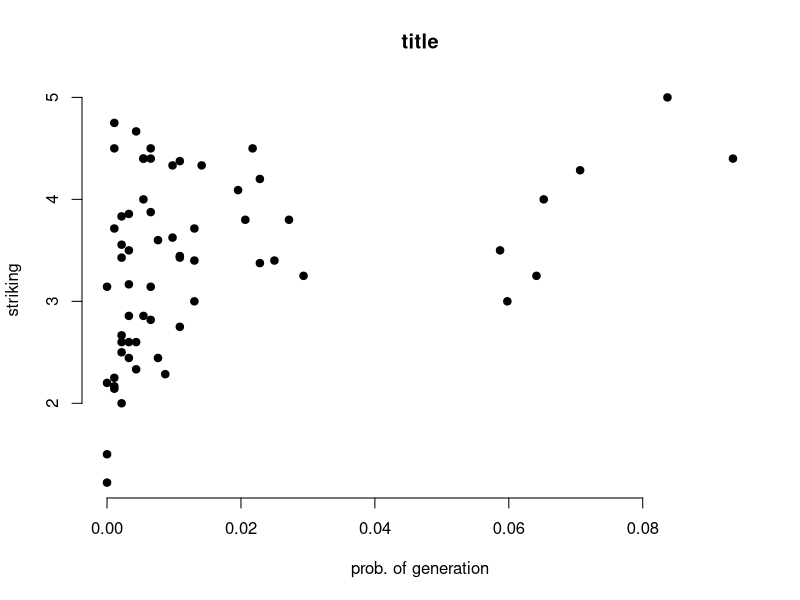
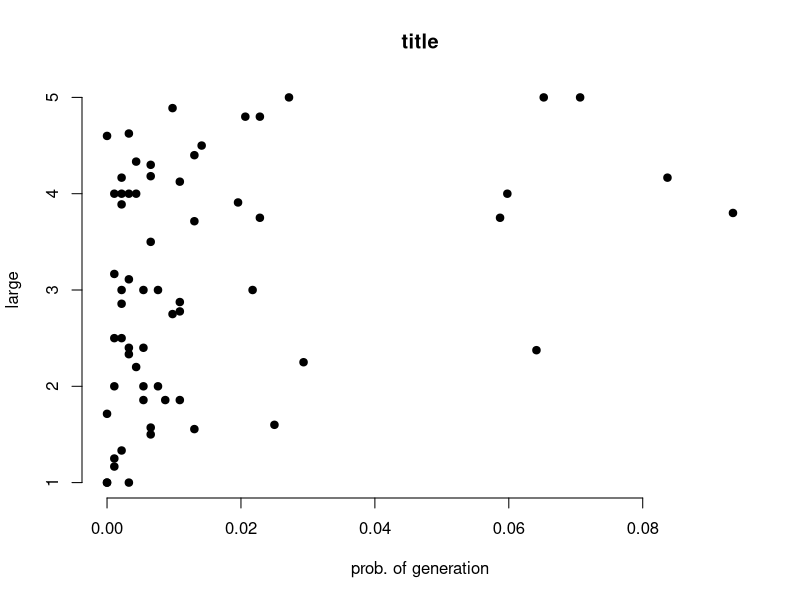
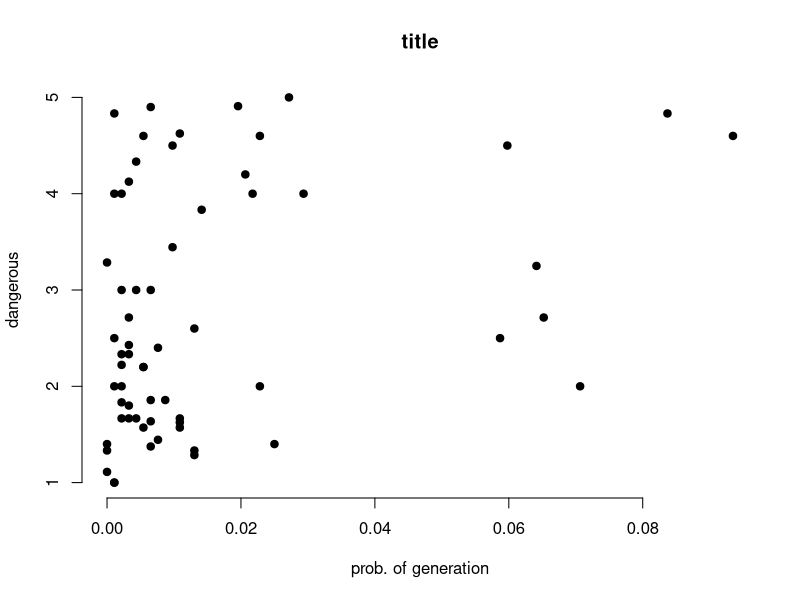
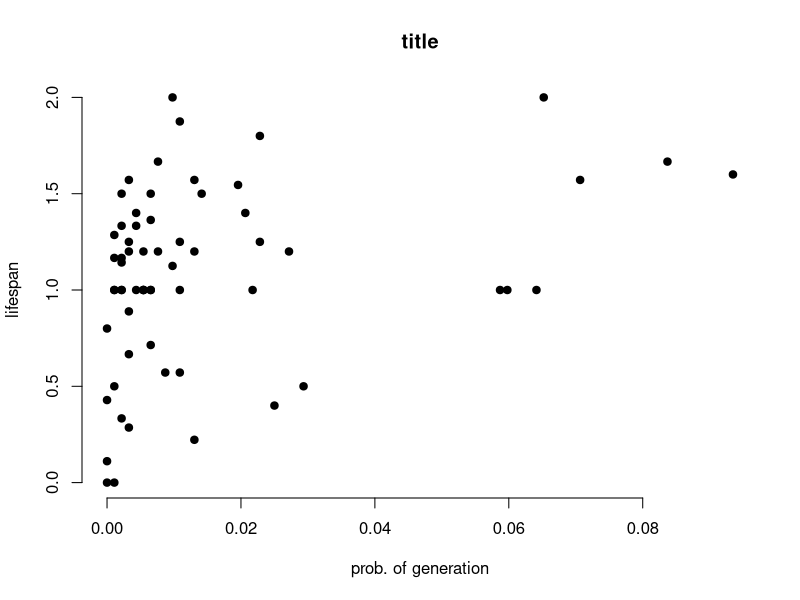
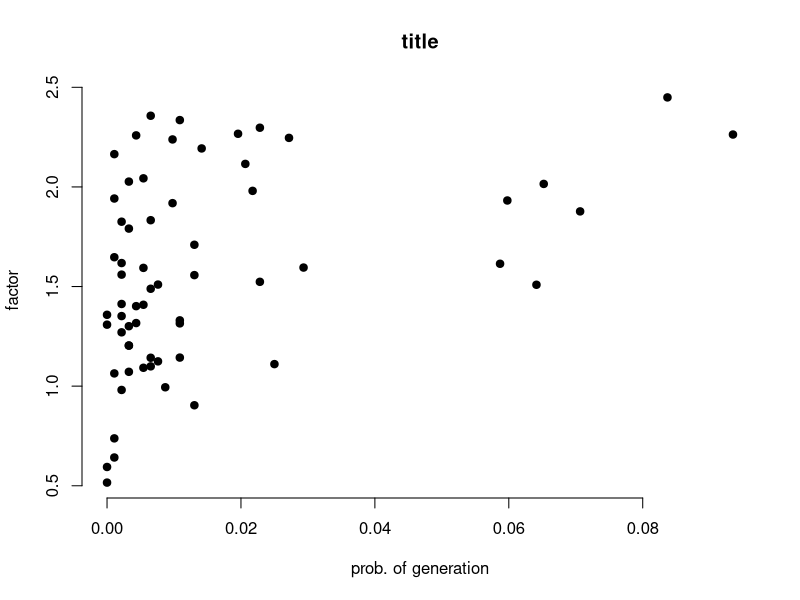

Source code (R) for these figures, in order:
genProbs = c(0.004347826086956522, 0.004347826086956522, 0, 0.002173913043478261, 0.002173913043478261, 0, 0.002173913043478261, 0.002173913043478261, 0.058695652173913045, 0.003260869565217391, 0.003260869565217391, 0.005434782608695652, 0.004347826086956522, 0, 0.003260869565217391, 0.003260869565217391, 0.003260869565217391, 0.07065217391304347, 0.0010869565217391304, 0.009782608695652175, 0.0010869565217391304, 0.09347826086956522, 0.020652173913043477, 0.002173913043478261, 0.013043478260869565, 0.0641304347826087, 0.029347826086956522, 0.08369565217391305, 0.005434782608695652, 0.007608695652173913, 0.005434782608695652, 0.06521739130434782, 0.010869565217391304, 0.02717391304347826, 0.021739130434782608, 0.003260869565217391, 0.01956521739130435, 0.025, 0.02282608695652174, 0.006521739130434782, 0.006521739130434782, 0.014130434782608696, 0.006521739130434782, 0.013043478260869565, 0.010869565217391304, 0.013043478260869565, 0.005434782608695652, 0.007608695652173913, 0.02282608695652174, 0.009782608695652175, 0.006521739130434782, 0, 0.002173913043478261, 0.0010869565217391304, 0.006521739130434782, 0.0010869565217391304, 0.010869565217391304, 0.0010869565217391304, 0.0010869565217391304, 0.010869565217391304, 0.059782608695652176, 0.002173913043478261, 0.008695652173913044)
striking = c(4.666666666666667, 2.6, 1.2222222222222223, 2.6666666666666665, 3.4285714285714284, 1.5, 3.5555555555555554, 2.6, 3.5, 2.4444444444444446, 3.857142857142857, 4.0, 2.3333333333333335, 3.142857142857143, 2.857142857142857, 3.1666666666666665, 3.5, 4.285714285714286, 3.7142857142857144, 4.333333333333333, 2.1666666666666665, 4.4, 3.8, 2.0, 3.0, 3.25, 3.25, 5.0, 4.4, 3.6, 4.4, 4.0, 3.4285714285714284, 3.8, 4.5, 2.6, 4.090909090909091, 3.4, 3.375, 3.875, 4.5, 4.333333333333333, 3.142857142857143, 3.4, 4.375, 3.7142857142857144, 2.857142857142857, 2.4444444444444446, 4.2, 3.625, 4.4, 2.2, 3.8333333333333335, 4.5, 2.8181818181818183, 4.75, 3.4444444444444446, 2.25, 2.142857142857143, 2.75, 3.0, 2.5, 2.2857142857142856)
dangerous = c(4.333333333333333, 3.0, 1.1111111111111112, 1.6666666666666667, 4.0, 1.3333333333333333, 2.2222222222222223, 2.0, 2.5, 1.6666666666666667, 2.4285714285714284, 2.2, 1.6666666666666667, 3.2857142857142856, 2.7142857142857144, 2.3333333333333335, 4.125, 2.0, 4.0, 3.4444444444444446, 1.0, 4.6, 4.2, 3.0, 1.3333333333333333, 3.25, 4.0, 4.833333333333333, 4.6, 2.4, 2.2, 2.7142857142857144, 1.5714285714285714, 5.0, 4.0, 1.8, 4.909090909090909, 1.4, 2.0, 1.375, 3.0, 3.8333333333333335, 1.8571428571428572, 2.6, 4.625, 1.2857142857142858, 1.5714285714285714, 1.4444444444444444, 4.6, 4.5, 4.9, 1.4, 1.8333333333333333, 4.833333333333333, 1.6363636363636365, 2.5, 1.6666666666666667, 1.0, 2.0, 1.625, 4.5, 2.3333333333333335, 1.8571428571428572)
lifespan = c(1.3333333333333333, 1.4, 0.1111111111111111, 1.1666666666666667, 1.1428571428571428, 0.0, 1.3333333333333333, 1.0, 1.0, 0.8888888888888888, 1.5714285714285714, 1.0, 1.0, 0.42857142857142855, 0.2857142857142857, 0.6666666666666666, 1.25, 1.5714285714285714, 1.2857142857142858, 2.0, 0.0, 1.6, 1.4, 1.5, 0.2222222222222222, 1.0, 0.5, 1.6666666666666667, 1.0, 1.2, 1.2, 2.0, 0.5714285714285714, 1.2, 1.0, 1.2, 1.5454545454545454, 0.4, 1.25, 1.0, 1.0, 1.5, 0.7142857142857143, 1.2, 1.875, 1.5714285714285714, 1.0, 1.6666666666666667, 1.8, 1.125, 1.5, 0.8, 1.0, 1.1666666666666667, 1.3636363636363635, 1.0, 1.0, 0.5, 1.0, 1.25, 1.0, 0.3333333333333333, 0.5714285714285714)
large = c(4.333333333333333, 2.2, 1.0, 4.166666666666667, 2.857142857142857, 1.0, 3.888888888888889, 3.0, 3.75, 3.111111111111111, 4.0, 2.0, 4.0, 1.7142857142857142, 1.0, 2.3333333333333335, 4.625, 5.0, 4.0, 4.888888888888889, 1.1666666666666667, 3.8, 4.8, 4.0, 1.5555555555555556, 2.375, 2.25, 4.166666666666667, 3.0, 3.0, 2.4, 5.0, 1.8571428571428572, 5.0, 3.0, 2.4, 3.909090909090909, 1.6, 3.75, 1.5, 3.5, 4.5, 1.5714285714285714, 4.4, 4.125, 3.7142857142857144, 1.8571428571428572, 2.0, 4.8, 2.75, 4.3, 4.6, 2.5, 3.1666666666666665, 4.181818181818182, 2.5, 2.7777777777777777, 1.25, 2.0, 2.875, 4.0, 1.3333333333333333, 1.8571428571428572)
factor = c(2.2586582300249685, 1.4015255903485846, 0.5158964303883367, 1.412409530047761, 1.8254180829380087, 0.5942678983845976, 1.6178579624052367, 1.2701739274821326, 1.6142709257727197, 1.204060200891249, 1.7907694302345114, 1.4084325090937222, 1.3166534852021774, 1.3581193665119726, 1.0719556826432675, 1.3009125053504442, 2.0267294663798774, 1.8771359077594123, 1.9417486234205854, 2.2383015404004576, 0.6418816199136679, 2.262941878403831, 2.115524455778257, 1.5597154121689178, 0.9040719679713742, 1.5088602717927437, 1.5952272495402344, 2.449263622527762, 2.0431395655583917, 1.5098607286225079, 1.5936047124983421, 2.0150333993510783, 1.143332154225328, 2.246100763263028, 1.9801636578905797, 1.2033758173941673, 2.2666906879416526, 1.1106464914026446, 1.5236657167115777, 1.1424549629359828, 1.8329275829784524, 2.1931553870017906, 1.0993171137174387, 1.7096474970002427, 2.3354371481458545, 1.5573207052086293, 1.0921906478902674, 1.1244419425093604, 2.297091050371699, 1.9185146882687536, 2.357202382103697, 1.308548415043354, 1.3516889502735485, 2.164542696335935, 1.4888144083630908, 1.6470615147462517, 1.330251319505337, 0.7378876017382967, 1.0639263553938916, 1.314985681886398, 1.9318863152132504, 0.9808741894711005, 0.994337379589908)
plot(genProbs, striking, main = "title",
     xlab = "prob. of generation", ylab = "striking",
     pch = 19, frame = FALSE)
plot(genProbs, large, main = "title",
     xlab = "prob. of generation", ylab = "large",
     pch = 19, frame = FALSE)
plot(genProbs, dangerous, main = "title",
     xlab = "prob. of generation", ylab = "dangerous",
     pch = 19, frame = FALSE)
plot(genProbs, lifespan, main = "title",
     xlab = "prob. of generation", ylab = "lifespan",
     pch = 19, frame = FALSE)
plot(genProbs, factor, main = "title",
     xlab = "prob. of generation", ylab = "factor",
     pch = 19, frame = FALSE)

#abline(lm(y ~ x, data = mtcars), col = "blue")
#do regression line